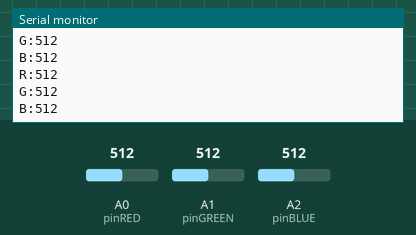
Recording of a sketch running on a simulated Arduino Uno, built with avr-gcc and run on an emulated ATmega328P. On the bench: the last lines printed to the serial monitor. The inputs (shaded band) are chosen by the test bench; at power-on: A1 (pinGREEN) = 512, A0 (pinRED) = 512, A2 (pinBLUE) = 512.

Above: at 7.2 s.
7.3 s: A1 (pinGREEN) set to 984
At 7.37 s:
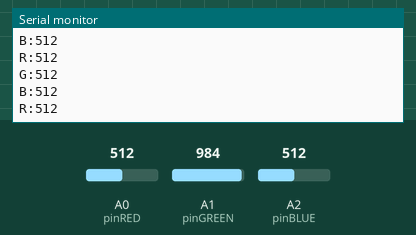
8.8 s: A1 (pinGREEN) set to 1007
At 9.39 s:
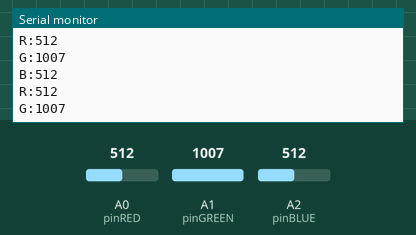
Timing chart, 0 to 11.3 s (numbered marks = the images above; inputs shaded):
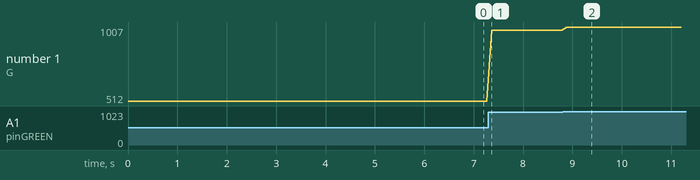

Measured:
- the behaviour switches between 999 and 1000 on A1 (pinGREEN) (found by bisection; images 1 and 2)
- after the input at 8.8 s, the serial monitor: prints a new line after 0.08 s (image 2)
- plotted number 1: 512 → 984 after the input at 7.3 s, 984 → 1007 after the input at 8.8 s

The sketch:

lee3potenciometros.ino
```cpp
const int pinRED = A0;
const int pinGREEN = A1;
const int pinBLUE = A2;


void setup(){
  Serial.begin(115200);
}

void loop(){

  Serial.print("R:");
  Serial.println(analogRead(A0));
  Serial.print("G:");
  Serial.println(analogRead(A1));
  Serial.print("B:");
  Serial.println(analogRead(A2));
  delay(100);

}
```
